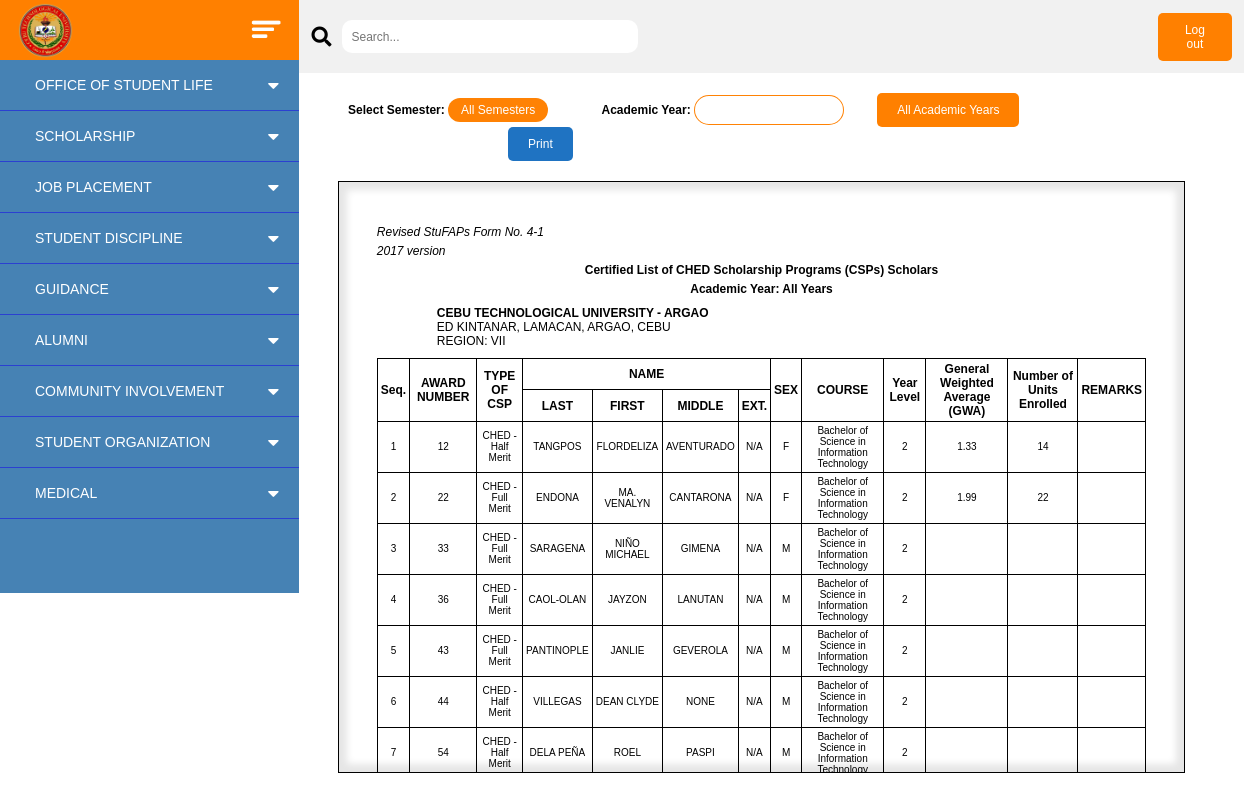
Page /chedreports/Merit_Scholarship on the committed database.
### final_system/models.py (models this page shows, shortened)
class scholars(models.Model):
    SCHOLARSHIP_CHOICES = (
        ('CHED', (
            ('Full Merit', 'CHED - Full Merit'),
            ('Half Merit', 'CHED - Half Merit'),
            ('Tulong Dunong Program', 'CHED - Tulong Dunong Program'),
            ('Tertiary Education Subsidy', 'CHED - Tertiary Education Subsidy'),
            ('Coscho', 'CHED - Coscho'),
        )),
        ('LGU', (
            ('ATESAP', 'LGU - ATESAP'),
            ('DOST Undergrad', 'LGU - DOST Undergrad'),
            ('With High Honor', 'LGU - With High Honor'),
        )),
        ('NGU', (
            ("Nature's Spring Foundation Inc", 'NGU - Nature\'s Spring Foundation Inc'),
            ('Lifebank Foundation', 'NGU - Lifebank Foundation'),
        )),
    )
    scholar_ID = models.IntegerField(primary_key=True)
    studID = models.ForeignKey(studentInfo, on_delete=models.CASCADE)
    scholar_type = models.CharField(max_length=100, choices=SCHOLARSHIP_CHOICES)

class studentInfo(models.Model):
    studID = models.IntegerField(primary_key=True)
    lrn = models.CharField(max_length=12)
    lastname = models.CharField(max_length=100)
    firstname = models.CharField(max_length=100)
    middlename = models.CharField(max_length=50)
    degree = models.CharField(max_length=150)
    yearlvl = models.CharField(max_length=10)
    sex = models.CharField(max_length=10)
    emailadd = models.EmailField()
    contact = models.CharField(max_length=11)
    extension = models.CharField(max_length=10, default='N/A')
    birthday = models.DateField(blank=True, null=True)
    zip_code = models.CharField(max_length=10, blank=True, null=True)

class SemesterDetails(models.Model):
    SEMESTER_CHOICES = (
        ('1', '1st Semester'),
        ('2', '2nd Semester'),
    )
    scholar = models.ForeignKey(scholars, related_name='semester_details', on_delete=models.CASCADE)
    semester = models.CharField(max_length=10, choices=SEMESTER_CHOICES, default='1')
    amount = models.IntegerField(default=0)
    gpa = models.FloatField()
    year = models.CharField(max_length=10, null=True)
    scholar_status = models.CharField(max_length=10, default="ACTIVE")
    remarks = models.TextField(null=True, blank=True)
    date_added = models.DateField(default=timezone.now)
    total_units_enrolled = models.IntegerField(null=True)
    class Meta:
        unique_together = ('scholar', 'semester')

### final_system/views.py (the view, shortened to what this page needs)
# urls.py: path('chedreports/Merit_Scholarship', views.chedreports_merit, name='ched_merit'),
def chedreports_merit(request):
    selected_semester = request.GET.get('semester', 'all')
    selected_year = request.GET.get('scholarship_year', '')
    scholars_list = scholars.objects.filter(scholar_type__in=['Full Merit', 'Half Merit'])
    context = {
        'scholars': scholars_list,
        'semester': selected_semester,
        'scholarship_year': selected_year,
    }
    return render(request, 'dayag/ched_merit.html', context)

### final_system/templates/dayag/ched_merit.html (shortened to what this page needs)
<!DOCTYPE html>
<html lang="en">
<head>
    {% load static %}
    <link rel="stylesheet" href="https://cdnjs.cloudflare.com/ajax/libs/font-awesome/5.15.4/css/all.min.css">
    <link rel="stylesheet" href="{% static 'css/dayag/print_merit.css' %}">
</head>
<body>
    <div class="side_nav_box">
        <div class="orange-bar">
            <img src="/static/imgs/CTU_logo.png" class="logo" alt="CTU Logo">
            <img src="/static/imgs/barSort.png" class="bars" alt="Bars">
        </div>
        <nav class="side-nav">
            <ul>
                <li>
                    <a href="#" class="studentlife-btn">OFFICE OF STUDENT LIFE
                        <span class="fas fa-caret-down first"></span>
                    </a>
                </li>
                <li>
                    <a href="#" class="scholar-btn">SCHOLARSHIP
                        <span class="fas fa-caret-down second"></span>
                    </a>
                </li>
                <li>
                    <a href="#" class="jobplace-btn">JOB PLACEMENT
                        <span class="fas fa-caret-down third"></span>
                    </a>
                </li>
                <li>
                    <a href="#" class="student_disc-btn">STUDENT DISCIPLINE
                       <span class="fas fa-caret-down fourth"></span>
                    </a>
                </li>
                <li>
                    <a href="#" class="guide-btn">GUIDANCE
                       <span class="fas fa-caret-down fifth"></span>
                    </a>
                </li>
                <li>
                    <a href="#" class="alumni-btn">ALUMNI
                       <span class="fas fa-caret-down sixth"></span>
                    </a>
                </li>
                <li>
                    <a href="#" class="community-btn">COMMUNITY INVOLVEMENT
                       <span class="fas fa-caret-down seventh"></span>
                    </a>
                </li>
                <li>
                    <a href="#" class="student_org-btn">STUDENT ORGANIZATION
                       <span class="fas fa-caret-down eighth"></span>
                    </a>
                </li>
                <li>
                    <a href="#" class="medical-btn">MEDICAL
                       <span class="fas fa-caret-down ninth"></span>
                    </a>
                </li>
            </ul>
        </nav>
    </div>
    <div class="content_box">
        <div class="search-container">
            <div class="search-icon">
                <i class="fas fa-search"></i>
            </div>
            <input type="text" placeholder="Search...">
            <a href="{% url 'logout' %}"><button style="padding: 10px 20px; background-color: #FF8000; border-radius: 5px; border: none; margin-left: 520px;">Log out</button></a>
        </div>
        <div class="content" id="contentToPrint">
            <div class="form_div">
                <form method="GET" id="semesterForm">
                    <label for="semester"><b>Select Semester:</b></label>
                    <select id="semester" name="semester" onchange="document.getElementById('semesterForm').submit();">
                        <option value="all" {% if semester == 'all' %}selected{% endif %}>All Semesters</option>
                    </select>
                    <label for="scholarship_year"><b>Academic Year:</b></label>
                    <input type="text" id="scholarship_year" name="scholarship_year" value="{{ scholarship_year }}" onchange="document.getElementById('semesterForm').submit();">
                    <button type="button" id="allYearsButton">All Academic Years</button>
                    <button type="submit" id="printButton">Print</button>
                </form>
                <div class="container">
                    <div class="header">
                        <p>Revised StuFAPs Form No. 4-1</p>
                        <p>2017 version</p>
                    </div>
                    <div class="titles">
                        <h2>Certified List of CHED Scholarship Programs (CSPs) Scholars</h2>
                        <h3>{% if semester != 'all' %}{{ semester }}{% if semester == '1' %}st{% elif semester == '2' %}nd{% endif %} Semester, {% endif %}Academic Year: {{ scholarship_year|default:"All Years" }}</h3>
                    </div>
                    <div class="institution-details">
                        <p><strong>CEBU TECHNOLOGICAL UNIVERSITY - ARGAO</strong></p>
                        <p>ED KINTANAR, LAMACAN, ARGAO, CEBU</p>
                        <p>REGION: VII</p>
                    </div>
                    <table class="row-table">
                        <thead>
                            <tr>
                                <th rowspan="2">Seq.</th>
                                <th rowspan="2">AWARD NUMBER</th>
                                <th rowspan="2">TYPE OF CSP</th>
                                <th colspan="4">NAME</th>
                                <th rowspan="2">SEX</th>
                                <th rowspan="2">COURSE</th>
                                <th rowspan="2">Year Level</th>
                                <th rowspan="2">General Weighted Average (GWA)</th>
                                <th rowspan="2">Number of Units Enrolled</th>
                                <th rowspan="2">REMARKS</th>
                            </tr>
                            <tr>
                                <th>LAST</th>
                                <th>FIRST</th>
                                <th>MIDDLE</th>
                                <th>EXT.</th>
                            </tr>
                        </thead>
                        <tbody>
                            {% for scholar in scholars %}
                            <tr>
                                <td>{{ forloop.counter }}</td>
                                <td>{{ scholar.scholar_ID }}</td>
                                <td>{{ scholar.get_scholar_type_display }}</td>
                                <td>{{ scholar.studID.lastname }}</td>
                                <td>{{ scholar.studID.firstname }}</td>
                                <td>{{ scholar.studID.middlename }}</td>
                                <td>{{ scholar.studID.extension }}</td>
                                <td>{{ scholar.studID.sex }}</td>
                                <td>{{ scholar.studID.degree }}</td>
                                <td>{{ scholar.studID.yearlvl }}</td>
                                <td>{{ scholar.semester_details.first.gpa }}</td>
                                <td>{{ scholar.semester_details.first.total_units_enrolled }}</td>
                                <td>{{ scholar.semester_details.first.remarks }}</td>
                            </tr>
                            {% endfor %}
                        </tbody>
                    </table>
                    <br>
                </div>
            </div>
        </div>
    </div>
</body>
</html>

### final_system/static/css/dayag/print_merit.css (style rules this page uses)
body, html { height: 100%; }
body { font-family: Arial, sans-serif; margin: 0; padding: 0; }
* { margin: 0; padding: 0; box-sizing: border-box; font-family: 'Poppins', sans-serif; color: white; list-style-type: none; font-size: 12px; }
body { display: flex; }
.side-nav { width: 299px; height: 533px; background: #4682B4; overflow: auto; }
.orange-bar { display: flex; justify-content: space-between; align-items: center; height: 60px; padding: 0px 18px; background-color: #FF8000; width: 299px; }
.logo { height: 55px; }
.bars { height: 25px; }
.side-nav li { line-height: 30px; }
.side-nav ul li { line-height: 50px; border-bottom: 1px solid #2B40D1; }
.side-nav ul li a { position: relative; color: white; padding-left: 30px; text-decoration: none; font-size: 14px; display: block; width: 100%; border-left: 5px solid transparent; }
.side-nav ul li a span { position: absolute; top: 50%; right: 20px; transform: translateY(-50%); font-size: 18px; transition: transform 0.4s; }
.search-container { width: 100%; background-color: #f1f1f1; padding: 12.5px; display: flex; align-items: center; }
.search-icon i { margin-right: 10px; cursor: pointer; color: black; font-size: 20px; }
input[type="text"] { padding: 9.6px; border: transparent; border-radius: 10px; box-sizing: border-box; padding-left: 10px; align-items: left; color: black; width: 300px; background-color: #fff; }
.content_box { height: 100vh; width: 100%; }
.content { display: flex; justify-content: center; padding: 20px; height: 89.5vh; overflow: auto; background-color: #fff; }
.form_div { display: flex; flex-direction: column; justify-content: center; height: 700px; width: 98%; padding: 20px; }
.container { width: 100%; height: 297mm; margin: 0 auto; border: 1px solid black !important; margin-left: -10px; padding: 10mm; box-sizing: border-box; overflow: hidden; box-shadow: 0 0 7px 8px rgba(0, 0, 0, 0.1) inset; }
.container * { color: black !important; }
.header { text-align: left; font-style: italic; font-size: 14px; }
.titles, .institution-details, .notes { text-align: center; margin-bottom: 10px; }
.header p { margin: 5px 0; }
.titles h2 { margin: 5px 0; }
.titles h3 { margin: 5px 0; }
.institution-details p { margin-left: 5rem; text-align: left; }
table { width: 100%; border-collapse: collapse; margin-bottom: 10px 0; }
table, th, td { border: 1px solid black; }
th, td { padding: 3px; text-align: center; vertical-align: middle; font-size: 12px; }
tbody td { font-size: 10px; }
.row-table th { font-size: 12px; }
#semesterForm { margin-top: -20px; margin-bottom: 20px; color: black !important; }
#semesterForm * { color: black !important; }
#semesterForm #semester { margin-right: 50px; padding: 5px; background-color: #ff8000fb; color: white !important; text-align: center; width: 100px; border-radius: 50px; outline: none; border: none; cursor: pointer; appearance: none; }
#semesterForm #semester option { color: black; background-color: white; }
#semesterForm #semester::after { content: '\25BC'; position: absolute; right: 10px; top: 50%; transform: translateY(-50%); pointer-events: none; color: white; }
#semesterForm { position: relative; }
#scholarship_year { padding: 5px; border-radius: 50px; border: none; outline: none; width: 150px; text-indent: 6px; padding: 7px; border: 1px solid #ff8000fb; color: white; margin-right: 20px; }
#scholarship_year::placeholder { color: white; }
#printButton { padding: 10px 20px; background-color: #1f73c2; border: none; border-radius: 5px; cursor: pointer; margin-left: 160px; color: white !important; }
#allYearsButton { padding: 10px 20px; background-color: #FF8000; border: none; border-radius: 5px; cursor: pointer; margin-left: 10px; color: white !important; }

### rows in the picture
scholars: scholar_ID "12", scholar_type "CHED - Half Merit", studID.lastname "TANGPOS", studID.firstname "FLORDELIZA", studID.middlename "AVENTURADO", studID.extension "N/A", studID.sex "F", studID.degree "Bachelor of Science in Information Technology", studID.yearlvl "2", semester_details.first.gpa "1.33", semester_details.first.total_units_enrolled "14"
scholars: scholar_ID "22", scholar_type "CHED - Full Merit", studID.lastname "ENDONA", studID.firstname "MA. VENALYN", studID.middlename "CANTARONA", studID.extension "N/A", studID.sex "F", studID.degree "Bachelor of Science in Information Technology", studID.yearlvl "2", semester_details.first.gpa "1.99", semester_details.first.total_units_enrolled "22"
scholars: scholar_ID "33", scholar_type "CHED - Full Merit", studID.lastname "SARAGENA", studID.firstname "NIÑO MICHAEL", studID.middlename "GIMENA", studID.extension "N/A", studID.sex "M", studID.degree "Bachelor of Science in Information Technology", studID.yearlvl "2"
scholars: scholar_ID "36", scholar_type "CHED - Full Merit", studID.lastname "CAOL-OLAN", studID.firstname "JAYZON", studID.middlename "LANUTAN", studID.extension "N/A", studID.sex "M", studID.degree "Bachelor of Science in Information Technology", studID.yearlvl "2"
scholars: scholar_ID "43", scholar_type "CHED - Full Merit", studID.lastname "PANTINOPLE", studID.firstname "JANLIE", studID.middlename "GEVEROLA", studID.extension "N/A", studID.sex "M", studID.degree "Bachelor of Science in Information Technology", studID.yearlvl "2"
scholars: scholar_ID "44", scholar_type "CHED - Half Merit", studID.lastname "VILLEGAS", studID.firstname "DEAN CLYDE", studID.middlename "NONE", studID.extension "N/A", studID.sex "M", studID.degree "Bachelor of Science in Information Technology", studID.yearlvl "2"
scholars: scholar_ID "54", scholar_type "CHED - Half Merit", studID.lastname "DELA PEÑA", studID.firstname "ROEL", studID.middlename "PASPI", studID.extension "N/A", studID.sex "M", studID.degree "Bachelor of Science in Information Technology", studID.yearlvl "2"

### other values in the picture
{{ scholarship_year|default:"All Years" }} "All Years"
